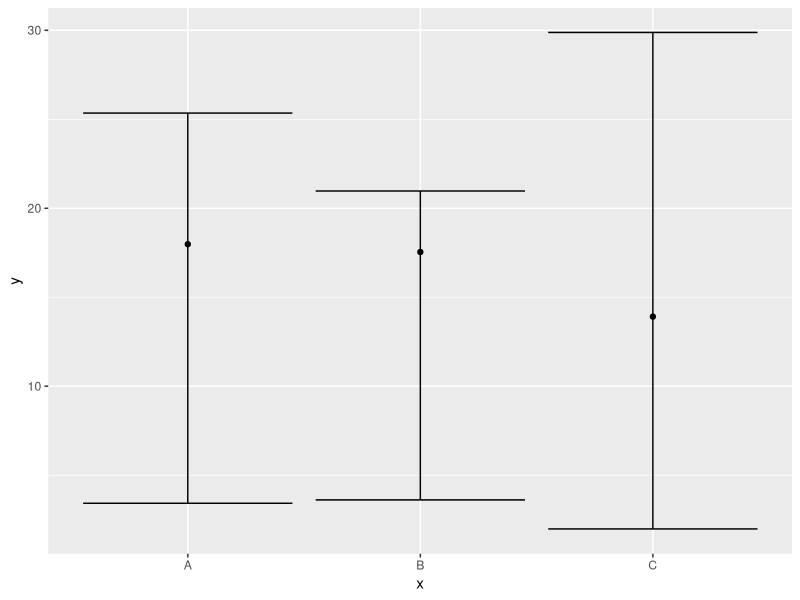

Write the R code that produced this figure.
## ---- chunk 1
set.seed(2022)
Weight=round(rnorm(50,50,10),3)
print(Weight)
## ---- chunk 2
#| echo: true
set.seed(123456)                 # Create example data
data <- data.frame(x = c("A","B","C"),
                  y = round(runif(3, 10, 20),2),
                  lower = round(runif(3, 0, 10),2),
                  upper = round(runif(3, 20, 30),2))

library(ggplot2)
ggplot(data, aes(x, y)) +        # ggplot2 plot with confidence intervals
  geom_point() +
  geom_errorbar(aes(ymin = lower, ymax = upper))
